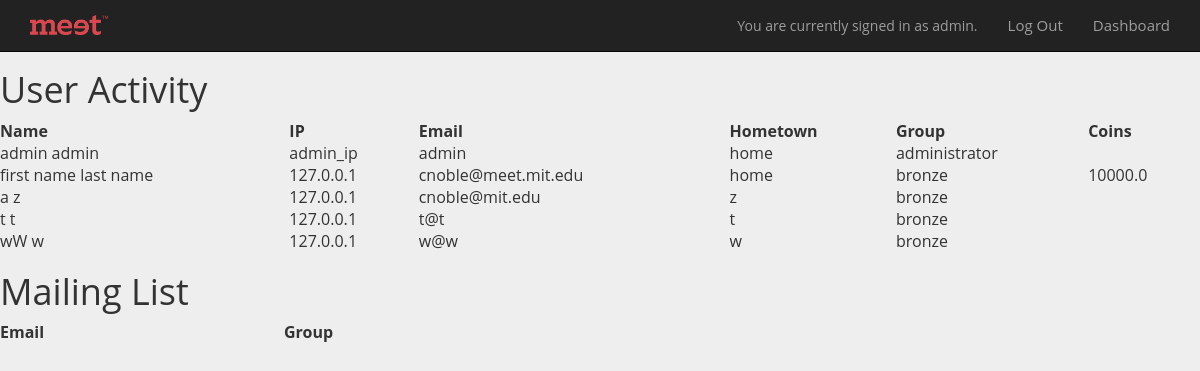
/database (signed in), run on an earlier commit of the app's database.
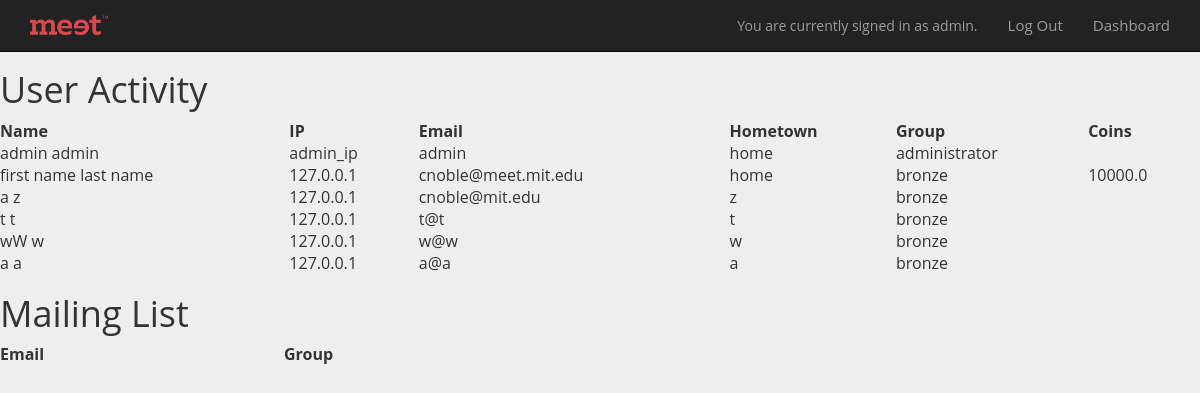
And on a later commit of the database.
### models.py (models this page shows, shortened)
class User(Base):
	__tablename__ = 'user'
	id = Column(Integer, primary_key=True)
	first_name = Column(String(255))
	last_name = Column(String(255))
	username = Column(String(255))
	group = Column(String(255))
	email = Column(String(255))
	ip_address = Column(String(255))
	password_hash = Column(String(255))
	team = relationship("Team", back_populates = "students")
	team_id = Column(Integer, ForeignKey('team.id'))
	wallet = relationship("Wallet", uselist = False, back_populates = "user")
	comments = relationship("Comment", back_populates="user")
	verified = Column(Boolean)
	confirmation_code = Column(String)
	confirmation_code_expiration = Column(DateTime)
	hometown = Column(String(255))

class Wallet(Base):
	__tablename__ = 'wallet'
	id = Column(Integer, primary_key=True)
	initial_value = Column(Float)
	current_value = Column(Float)
	user_id = Column(Integer, ForeignKey('user.id'))
	user = relationship("User",back_populates="wallet")
	investments = relationship("Investment", back_populates="wallet")

### webapp.py (the view)
@app.route("/database")
def showDatabase():
	if 'language' not in login_session:
		login_session['language'] = 'en'
	if 'id' not in login_session:
		flash("You do not have access to this page")
		return redirect(url_for('showLandingPage'))
	if login_session['group'] != "administrator":
		flash("You do not have access to this page")
		return redirect(url_for('showLandingPage'))
	users = get_users()
	mailing_list = get_mailing_list()
	return render_template('database.html', users = users, mailing_list = mailing_list)

### database.py (called while the page is built)
def get_users():
    return session.query(User).all()

def get_mailing_list():
        return session.query(MailingList).all()

### templates/database.html (shortened to what this page needs)
<head>
	<link rel="stylesheet" href="https://maxcdn.bootstrapcdn.com/bootstrap/3.3.7/css/bootstrap.min.css">
	<link rel="stylesheet" href="{{url_for('static', filename='style.css')}}">
</head>
<body>
<nav class="navbar navbar-inverse navbar-fixed-top">
    <div class="container">
      <div class="navbar-header">
        <a class="navbar-brand" href="/brandClick">
          <img alt="Brand Meet_Logoredv" src="{{url_for('static', filename='meet_logo_1.png')}}" style="max-height: 100%;">
        </a>
      </div>
      <div class="collapse navbar-collapse" id="navbar-collapse-1">
        <div class="navbar-right">
        	<div class="navbar-text" id="userbox">
                You are currently signed in as {{session['email']}}.
            </div>
            <ul class="nav navbar-nav">
              <li><a href = "{{url_for('logout')}}">Log Out</a></li>
              <li><a href = "{{url_for('showDashboard')}}">Dashboard</a></li>
            </ul>
        </div>
      </div>
    </div>
  </nav>
<h1> User Activity</h1>
<table style="width:100%;text-align:left;border:2px;"
<tr>
	<th>Name</th>
	<th>IP</th>
	<th>Email</th>
	<th>Hometown</th>
	<th>Group</th>
	<th>Coins</th>
	{% for user in users %}
		<tr>
			<td>{{user.first_name}} {{user.last_name}}</td>
			<td>{{user.ip_address}}</td>
			<td>{{user.email}}</td>
			<td>{{user.hometown}}</td>
			<td>{{user.group}}</td>
			<td>{{user.wallet.current_value}}</td>
		</tr>
	{%endfor%}
</table>
<h1> Mailing List </h1>
<table style="width:50%;text-align:left;border:2px;"
	<tr>
		<th>Email</th>
		<th>Group</th>
</table>
<br>
<br>
</body>

### static/style.css (style rules this page uses)
body { padding-top: 50px; padding-bottom: 70px; margin: 0px; font-family: 'Open Sans', sans-serif; line-height: 1.5; background: none; }
ul li { line-height: 34px; color: #fff; font-size: 15px; font-family: 'Open Sans', sans-serif; }

### templates/database.html (style rules this page uses)
body { background: #eeeeee; }

What changed in the data, as far as the page shows it:
added User: first_name "a", last_name "a", ip_address "127.0.0.1", email "a@a", hometown "a", group "bronze"
